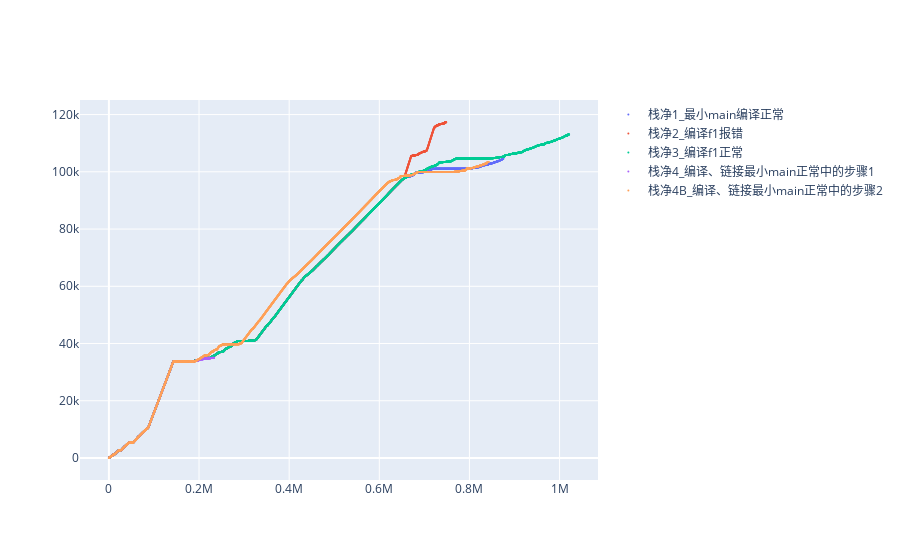
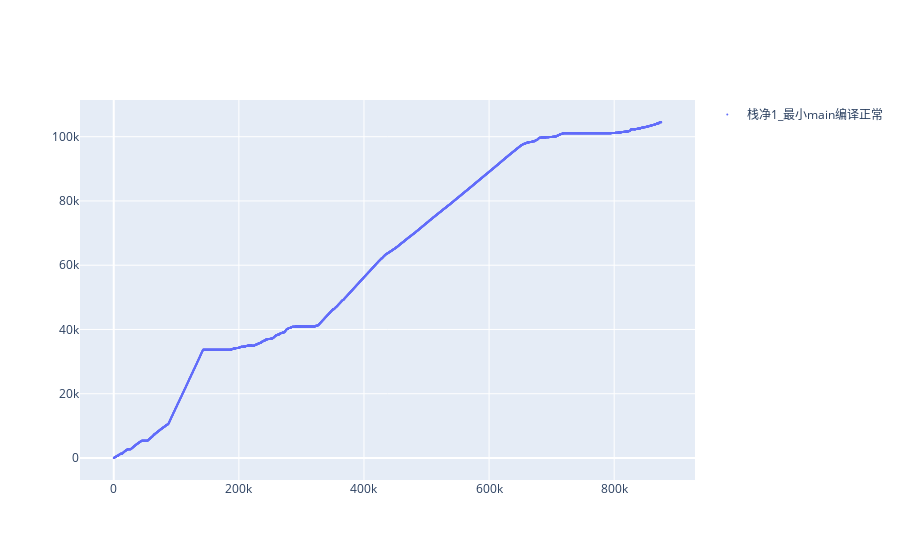

Notebook code cell kept with these figures, in order:
### Markdown cell above
### 2.2  plotly作图 , 结果当然是和 seaborn一样了

> plotly作图 不会留在 .ipynb文件内，但比seaborn清晰。

### Code cell
栈净1_trace = graph_objs.Scatter(
 x = df1.滴答,
 y = df1.栈净,
 showlegend=True,
mode = 'markers',
marker=dict(size=2),
name="栈净1_最小main编译正常"
)


栈净2_trace = graph_objs.Scatter(
 x = df2.滴答,
 y = df2.栈净,
 showlegend=True,
mode = 'markers',
marker=dict(size=2),
name="栈净2_编译f1报错"
)

栈净3_trace = graph_objs.Scatter(
 x = df3.滴答,
 y = df3.栈净,
 showlegend=True,
mode = 'markers',
marker=dict(size=2),
name="栈净3_编译f1正常"
)

栈净4_trace = graph_objs.Scatter(
 x = df4.滴答,
 y = df4.栈净,
 showlegend=True,
mode = 'markers',
marker=dict(size=2),
name="栈净4_编译、链接最小main正常中的步骤1"
)

栈净4B_trace = graph_objs.Scatter(
 x = df4B.滴答,
 y = df4B.栈净,
 showlegend=True,
mode = 'markers',
marker=dict(size=2),
name="栈净4B_编译、链接最小main正常中的步骤2"
)

#浏览器:
# plotly_offline.iplot([栈生_trace,栈死_trace])
# plotly_offline.iplot([ 栈净_trace])
plotly_offline.iplot([ 栈净1_trace,栈净2_trace,栈净3_trace,栈净4_trace,栈净4B_trace])
plotly_offline.iplot([ 栈净1_trace ])

### Figure 1 — Plotly figure (JSON) as saved in the notebook; plotly's stock layout.template omitted (floating-point values rounded to 4 significant figures; data arrays with more than 128 entries replaced by an {"elided": "..."} marker saying what was removed)
{"data": [{"marker": {"size": 2}, "mode": "markers", "name": "栈净1_最小main编译正常", "showlegend": true, "type": "scatter", "x": {"elided": "4386 int values"}, "y": {"elided": "4386 int values"}}, {"marker": {"size": 2}, "mode": "markers", "name": "栈净2_编译f1报错", "showlegend": true, "type": "scatter", "x": {"elided": "3751 int values"}, "y": {"elided": "3751 int values"}}, {"marker": {"size": 2}, "mode": "markers", "name": "栈净3_编译f1正常", "showlegend": true, "type": "scatter", "x": {"elided": "5117 int values"}, "y": {"elided": "5117 int values"}}, {"marker": {"size": 2}, "mode": "markers", "name": "栈净4_编译、链接最小main正常中的步骤1", "showlegend": true, "type": "scatter", "x": {"elided": "1170 int values"}, "y": {"elided": "1170 int values"}}, {"marker": {"size": 2}, "mode": "markers", "name": "栈净4B_编译、链接最小main正常中的步骤2", "showlegend": true, "type": "scatter", "x": {"elided": "4222 int values"}, "y": {"elided": "4222 int values"}}], "layout": {}}

### Figure 2 — Plotly figure (JSON) as saved in the notebook; plotly's stock layout.template omitted (floating-point values rounded to 4 significant figures; data arrays with more than 128 entries replaced by an {"elided": "..."} marker saying what was removed)
{"data": [{"marker": {"size": 2}, "mode": "markers", "name": "栈净1_最小main编译正常", "showlegend": true, "type": "scatter", "x": {"elided": "4386 int values"}, "y": {"elided": "4386 int values"}}], "layout": {}}
